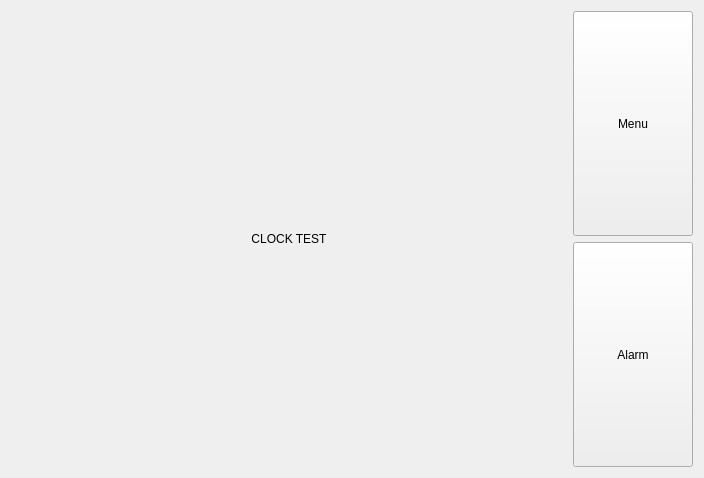
<?xml version="1.0" encoding="UTF-8"?>
<ui version="4.0">
 <class>ClockPage</class>
 <widget class="QWidget" name="ClockPage">
  <property name="geometry">
   <rect>
    <x>0</x>
    <y>0</y>
    <width>704</width>
    <height>478</height>
   </rect>
  </property>
  <property name="windowTitle">
   <string>Form</string>
  </property>
  <layout class="QGridLayout" name="gridLayout">
   <item row="0" column="0">
    <widget class="QLabel" name="count">
     <property name="sizePolicy">
      <sizepolicy hsizetype="Expanding" vsizetype="Preferred">
       <horstretch>0</horstretch>
       <verstretch>0</verstretch>
      </sizepolicy>
     </property>
     <property name="text">
      <string>CLOCK TEST</string>
     </property>
     <property name="alignment">
      <set>Qt::AlignmentFlag::AlignCenter</set>
     </property>
    </widget>
   </item>
   <item row="0" column="1">
    <layout class="QVBoxLayout" name="button">
     <item>
      <widget class="QPushButton" name="menu">
       <property name="sizePolicy">
        <sizepolicy hsizetype="Fixed" vsizetype="Expanding">
         <horstretch>0</horstretch>
         <verstretch>0</verstretch>
        </sizepolicy>
       </property>
       <property name="minimumSize">
        <size>
         <width>120</width>
         <height>0</height>
        </size>
       </property>
       <property name="text">
        <string>Menu</string>
       </property>
      </widget>
     </item>
     <item>
      <widget class="QPushButton" name="alarm">
       <property name="sizePolicy">
        <sizepolicy hsizetype="Fixed" vsizetype="Expanding">
         <horstretch>0</horstretch>
         <verstretch>0</verstretch>
        </sizepolicy>
       </property>
       <property name="minimumSize">
        <size>
         <width>120</width>
         <height>0</height>
        </size>
       </property>
       <property name="text">
        <string>Alarm</string>
       </property>
      </widget>
     </item>
    </layout>
   </item>
  </layout>
 </widget>
 <resources/>
 <connections/>
</ui>
